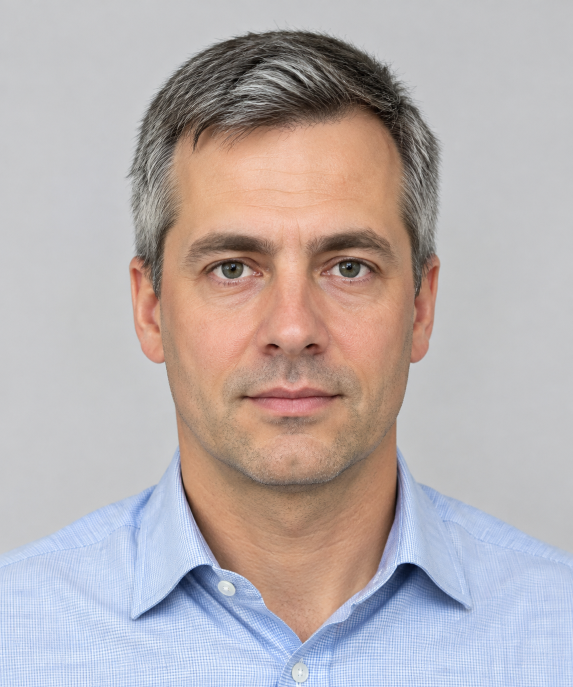
#> input picture apps/panorama/api/seed_faces/professor.png, 1145 x 1374 px (shown at 1/2 size)
$ python -i imaging.py   (imports and definitions only)   (older library calls are emulated)
#> lines starting #> are read from the running program, lines starting #| are printed output that depends on the picture
#> further down, picture is the input picture: shape (1374, 1145, 3); mean B, G, R 174.5, 174.3, 183.6
"""Image utilities: decode, perceptual hash, blur/moire/EXIF anti-spoof checks."""
from __future__ import annotations

import io
from datetime import datetime, timedelta, timezone

import cv2
import numpy as np
from PIL import Image


# [43 lines left out: functions decoded_size, decode_image, dhash_hex, hamming, not called in this run]


def blur_variance(img_bgr: np.ndarray) -> float:
    gray = cv2.cvtColor(img_bgr, cv2.COLOR_BGR2GRAY)
    return float(cv2.Laplacian(gray, cv2.CV_64F).var())


def moire_score(img_bgr: np.ndarray) -> float:
    """Peak-to-median FFT ratio in the mid/high frequency ring.

    A photograph of a screen produces periodic moire stripes whose energy
    concentrates in isolated, strong frequency peaks — the max bin dwarfs the
    median of the ring (often >1000x). Natural panoramas keep a diffuse 1/f
    spectrum (~50-80). Returns the ratio; higher => more screen-like.
    """
    gray = cv2.cvtColor(img_bgr, cv2.COLOR_BGR2GRAY)
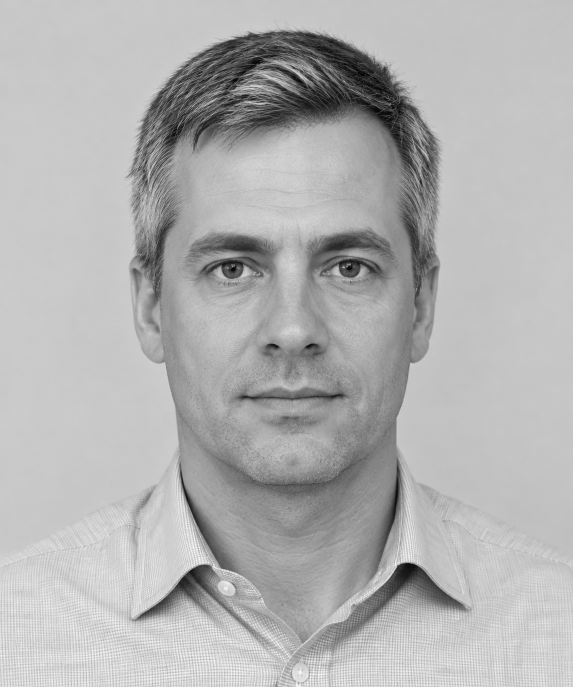
#> gray: shape (1374, 1145) (shown at 1/2 size); min 0, max 254, mean 177.1
    gray = cv2.resize(gray, (512, 256), interpolation=cv2.INTER_AREA)
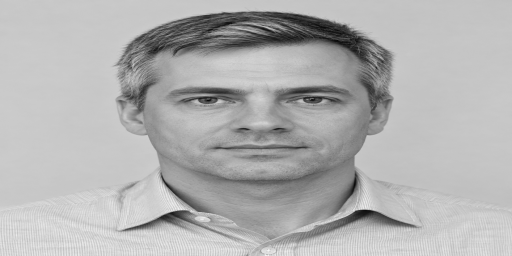
#> gray: shape (256, 512); min 7, max 247, mean 177.1
    spectrum = np.fft.fftshift(np.abs(np.fft.fft2(gray.astype(np.float32))))
    h, w = spectrum.shape
#> h = 256; w = 512
    cy, cx = h // 2, w // 2
#> cy = 128; cx = 256
    yy, xx = np.ogrid[:h, :w]
#> yy = 256 values from 0 to 255
    radius = np.sqrt((yy - cy) ** 2 + (xx - cx) ** 2)
    ring = spectrum[radius > 0.35 * min(cy, cx)]
    median = float(np.median(ring)) or 1.0
#> median = 1368.7
    return float(ring.max() / median)


# [70 lines left out: functions exif_capture_time, strip_metadata, stitch_frames, encode_jpeg, not called in this run]

>>> import cv2
>>> picture = cv2.imread('../seed_faces/professor.png')
>>> result = moire_score(picture)
#> result = 18.77
